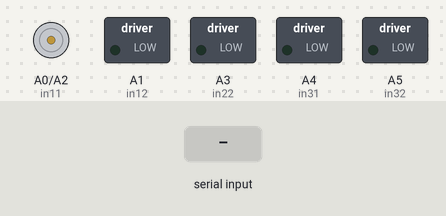
Bench run of a sketch on a simulated Arduino Nano, built with avr-gcc and run on an emulated ATmega328P. Shown: motor-driver pin pairs drawn as motors (green arrow = first pin HIGH = forward, orange = second pin HIGH = backward, longer = more drive), switched loads named in the sketch (green lamp = pin HIGH). The inputs (shaded band) are chosen by the test bench. The modem accepts every AT command (registered, SIM ready, sends succeed) and sends nothing else; what the sketch prints to the serial monitor is not drawn.

Above: at 6.2 s.
6.3 s: "f" received over the second serial link
At 7.0 s:
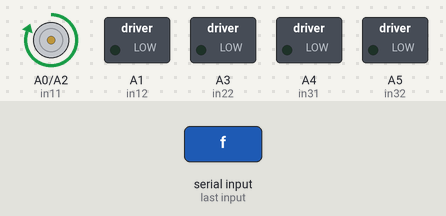
7.8 s: "b" received over the second serial link
At 8.2 s:
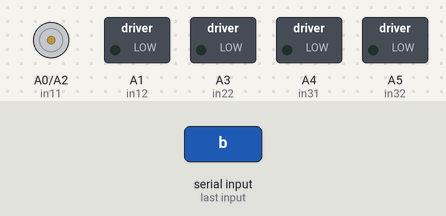
9.3 s: "r" received over the second serial link
At 10.5 s:
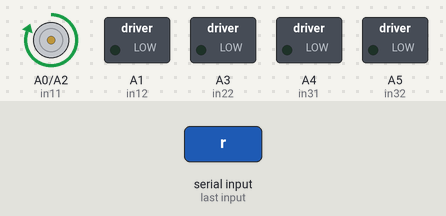
Timing chart, 0 to 12.3 s (numbered marks = the images above; inputs shaded):
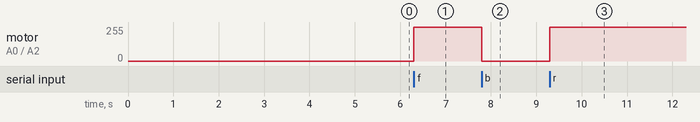

The sketch:

pid_motors.ino
```cpp
#include <SoftwareSerial.h> // use the software uart

SoftwareSerial esp01 (6, 7); // RX, TX
#define TIMEOUT 5000 // mS

int in11 = A0 , in12 = A1  ; //motor 1
int in21 = A2 , in22 = A3 ;  //motor 2
int in31 = A4 , in32 = A5 ;  //motor 3
int in41 = A6 , in42 = A7 ;  //motor 4

char data;


void setup() {

  pinMode (in11 , OUTPUT);
  pinMode (in12 , OUTPUT);
  pinMode (in21 , OUTPUT);
  pinMode (in22 , OUTPUT);
  pinMode (in31 , OUTPUT);
  pinMode (in32 , OUTPUT);
  pinMode (in41 , OUTPUT);
  pinMode (in42 , OUTPUT);


  esp01.begin(9600);
  Serial.begin(9600);

  SendCommand("AT+RST", "Ready");
  delay(5000);
  SendCommand("AT+CWMODE=1","OK");
  SendCommand("AT+CIFSR", "OK");
  SendCommand("AT+CIPMUX=1","OK");
  SendCommand("AT+CIPSERVER=1,80","OK");


}

void loop() {

  if (esp01.available () ) {
    data = esp01.read();
  }

  if (data == 'f')
    Forward ();
  else if (data == 'b')
    Back ();
  else if (data == 's')
    Stop();
  else if (data == 'r')
    TurnRight();
  else if (data == 'l')
    TurnLeft ();


}


void Forward () {

  analogWrite (in11 , 255);
  analogWrite (in12 , 0);

  analogWrite (in21 , 122);
  analogWrite (in22 , 0);

  analogWrite (in31 , 122);
  analogWrite (in32 , 0);

  analogWrite (in41 , 122);
  analogWrite (in42 , 0);


}

void TurnRight () {

  analogWrite (in11 , 255);
  analogWrite (in12 , 0);

  analogWrite (in21 , 0);
  analogWrite (in22 , 0);

  analogWrite (in31 , 122);
  analogWrite (in32 , 0);

  analogWrite (in41 , 0);
  analogWrite (in42 , 0);


}

void TurnLeft () {

  analogWrite (in11 , 0);
  analogWrite (in12 , 122);

  analogWrite (in21 , 0);
  analogWrite (in22 , 0);

  analogWrite (in31 , 0);
  analogWrite (in32 , 122);

  analogWrite (in41 , 0);
  analogWrite (in42 , 0);


}

void Stop () {

  analogWrite (in11 , 0);
  analogWrite (in12 , 0);

  analogWrite (in21 , 0);
  analogWrite (in22 , 0);

  analogWrite (in31 , 0);
  analogWrite (in32 , 0);

  analogWrite (in41 , 0);
  analogWrite (in42 , 0);


}

void Back () {

  analogWrite (in11 , 0);
  analogWrite (in12 , 70);

  analogWrite (in21 , 0);
  analogWrite (in22 , 70);

  analogWrite (in31 , 0);
  analogWrite (in32 , 70);

  analogWrite (in41 , 0);
  analogWrite (in42 , 70);


}

boolean SendCommand(String cmd, String ack){
  esp01.println(cmd); // Send "AT+" command to module
  if (!echoFind(ack)) // timed out waiting for ack string
    return true; // ack blank or ack found
}


boolean echoFind(String keyword){
   byte current_char = 0;
   byte keyword_length = keyword.length();
   long deadline = millis() + TIMEOUT;
   while(millis() < deadline){
    if (esp01.available()){
      char ch = esp01.read();
      Serial.write(ch);
      if (ch == keyword[current_char])
        if (++current_char == keyword_length){
         Serial.println();
         return true;
      }
     }
    }
   return false; // Timed out
}
```

Measured:
- after the input at 6.3 s, motor on A0 (in11) / A2 (in21): stopped → forward 255/255 at once
- after the input at 7.8 s, motor on A0 (in11) / A2 (in21): forward 255/255 → stopped at once
- after the input at 9.3 s, motor on A0 (in11) / A2 (in21): stopped → forward 255/255 at once
